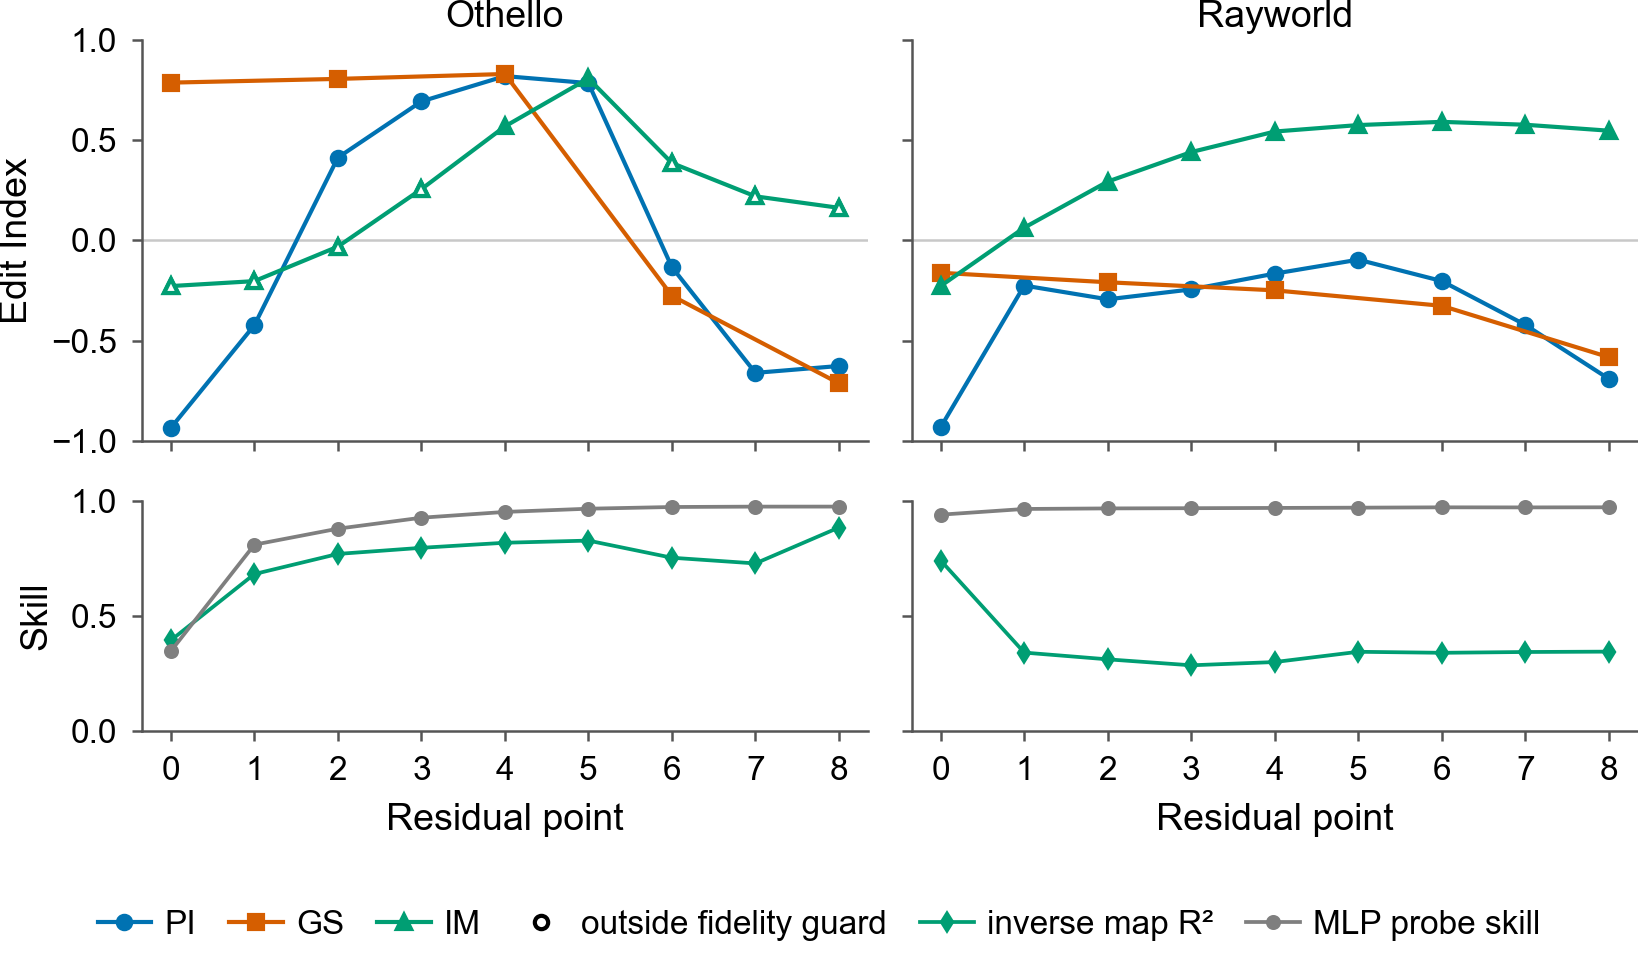

Write the Python code that produced this figure.
"""Edit Index against residual point, per editor (appendix "Inverse Mapping Editability Trends Across
Residual Points").

Every number is READ from a run's scores.json. At each residual point the editor's reported arm is
``pim.metrics.selection.best_arm`` over the arms AT that point (the tables' rule: the best Edit Index
inside the fidelity guard, the unguarded best only when no arm passes; ``within_guard`` says which). GS
arms carry their start layer as their point and write from it onward, so GS is plotted at its start
point. The second row reads the inverse map's R² and the MLP probe skill per point. Nothing is computed
here.

    .pim/bin/python paper/figs/editability_trends/by_point.py          # by_point.pdf/.png, pieces/ (PDF), values
    .pim/bin/python paper/figs/editability_trends/by_point.py --all    # also the variants, under extra/: the
                                                                       # one-row form, the extra runs, all four runs
"""
from __future__ import annotations

import json
import sys
from pathlib import Path

import matplotlib

sys.path.insert(0, str(Path(__file__).resolve().parents[1]))            # paper/figs
import paper_style as ps                                                # noqa: E402

REPO = Path(__file__).resolve().parents[3]
sys.path.insert(0, str(REPO))
from pim.figures import tables as T                                     # noqa: E402  find_run, OTH_EI
from pim.figures.theme import style_ax                                  # noqa: E402
from pim.metrics.selection import arms_of, best_arm                     # noqa: E402

matplotlib.rcdefaults()                     # importing pim.figures.tables applies seaborn's theme; undo it
ps.apply()
import matplotlib.pyplot as plt                                         # noqa: E402
from matplotlib.lines import Line2D                                     # noqa: E402

OUT = Path(__file__).resolve().parent
PIECES, EXTRA_DIR = OUT / "pieces", OUT / "extra"
EDITORS = ("PI", "GS", "IM")
MARK = {"PI": "o", "GS": "s", "IM": "^"}
GREY, ZERO = "#7f7f7f", "#c8c8c8"
LEGEND_GAP = 0.18           # inches of clear space between the x-axis label and the legend row beneath it
# panel label -> run name (find_run locates the topic directory)
RUNS = {"Othello": "L-oth-20m", "Rayworld": "L-dw-noiseless-20m",
        "Othello, adjacent-flip": "L-oth-adjacent-flip-20m", "Rayworld, 8-ray": "L-dw-8ray-20m"}
SLUG = {"Othello": "othello", "Rayworld": "rayworld",
        "Othello, adjacent-flip": "othello_adjacent_flip", "Rayworld, 8-ray": "rayworld_8ray"}
STANDARD, EXTRA = ("Othello", "Rayworld"), ("Othello, adjacent-flip", "Rayworld, 8-ray")


def load(name: str) -> dict:
    s = json.loads(T.find_run(name).read_text())
    if s["env"] == "othello":
        d = dict(arms=s["arms"], key=T.OTH_EI, skill=s["probe_skill"]["mine|mlp|sequence"],
                 g_r2=s["inverse_map"]["g_r2"])
    else:
        b = s["bases"]["cartesian"]
        d = dict(arms=b["arms"], key="edit_index", skill=b["probe_skill_mlp"], g_r2=b["inverse_map"]["g_r2"])
    d["run"], d["n_points"], d["best"] = name, int(s["n_points"]), {}
    for ed in EDITORS:                          # the reported arm at each point: best_arm over that point's arms
        rows = []
        for p in range(d["n_points"]):
            b = best_arm([a for a in arms_of(d["arms"], ed) if a["point"] == p], ed, d["key"])
            if b is not None:
                rows.append((p, b))
        d["best"][ed] = rows
    return d


DATA = {lab: load(name) for lab, name in RUNS.items()}


# ── drawing ──────────────────────────────────────────────────────────────────


def _ax(ax):
    style_ax(ax)
    for side in ("top", "right"):
        ax.spines[side].set_visible(False)
    ax.tick_params(labelsize=8, labelcolor=ps.TEXT, length=2.5)
    ax.set_xticks(range(9))
    ax.set_xlim(-0.35, 8.35)


def draw_ei(ax, d: dict) -> bool:
    """Edit Index of the reported arm at each point; hollow = outside the guard. Returns whether any is hollow."""
    ax.axhline(0, color=ZERO, lw=0.6, zorder=0)
    any_hollow = False
    for ed in EDITORS:
        pts, c = d["best"][ed], ps.EDITOR_COLORS[ed]
        ax.plot([p for p, _ in pts], [b[d["key"]] for _, b in pts], color=c, marker=MARK[ed], ms=3.2, lw=1.0, zorder=3)
        hollow = [(p, b[d["key"]]) for p, b in pts if not b["within_guard"]]
        if hollow:
            any_hollow = True
            ax.plot(*zip(*hollow), ls="none", marker=MARK[ed], ms=3.2, mfc="white", mec=c, zorder=4)
    ax.set_ylim(-1, 1)
    ax.set_yticks([-1, -0.5, 0, 0.5, 1])
    _ax(ax)
    return any_hollow


def draw_skill(ax, d: dict) -> None:
    x = range(d["n_points"])
    ax.plot(x, d["g_r2"], color=ps.EDITOR_COLORS["IM"], marker="d", ms=2.6, lw=0.9, zorder=3, clip_on=False)
    ax.plot(x, d["skill"], color=GREY, marker="o", ms=2.6, lw=0.9, zorder=3, clip_on=False)
    ax.set_ylim(0, 1)
    ax.set_yticks([0, 0.5, 1])
    _ax(ax)


def keys(two_row: bool, hollow: bool) -> list:
    h = [Line2D([], [], color=ps.EDITOR_COLORS[e], marker=MARK[e], ms=3.2, lw=1.0, label=e) for e in EDITORS]
    if hollow:
        h.append(Line2D([], [], ls="none", marker="o", ms=3.2, mfc="white", mec=ps.TEXT, label="outside fidelity guard"))
    if two_row:
        h += [Line2D([], [], color=ps.EDITOR_COLORS["IM"], marker="d", ms=2.6, lw=0.9, label="inverse map R²"),
              Line2D([], [], color=GREY, marker="o", ms=2.6, lw=0.9, label="MLP probe skill")]
    return h


LEGEND_KW = dict(handlelength=1.6, columnspacing=1.0, handletextpad=0.4)


def legend_below(fig, handles, ncol: int) -> None:
    """A figure legend on the page's bottom edge with LEGEND_GAP inches of clear space above it: constrained
    layout lays the axes out in the region above the legend strip (``rect``), so the gap is exact."""
    leg = fig.legend(handles=handles, loc="lower center", bbox_to_anchor=(0.5, 0.0), borderaxespad=0.0,
                     ncol=ncol, **LEGEND_KW)
    strip = leg.get_window_extent(fig.canvas.get_renderer()).height / fig.dpi + LEGEND_GAP
    frac = strip / fig.get_figheight()
    fig.get_layout_engine().set(rect=(0, frac, 1, 1 - frac))


def save_pdf(fig, stem: Path) -> None:
    """ps.save, PDF only (the pieces ship without previews)."""
    ps.save(fig, stem)
    Path(stem).with_suffix(".png").unlink()


def compose(labels, two_row: bool, stem: Path) -> None:
    n = len(labels)
    fig, axes = plt.subplots(2 if two_row else 1, n, squeeze=False, sharex=True, sharey="row",
                             figsize=(ps.TEXT_WIDTH_IN, 3.2 if two_row else 2.2), layout="constrained",
                             gridspec_kw=dict(height_ratios=[1.75, 1] if two_row else [1]))
    fig.get_layout_engine().set(w_pad=0.02, h_pad=0.02, wspace=0.04, hspace=0.06)
    hollow = False
    for j, lab in enumerate(labels):
        hollow |= draw_ei(axes[0, j], DATA[lab])
        axes[0, j].set_title(lab, pad=3)
        if two_row:
            draw_skill(axes[1, j], DATA[lab])
        axes[-1, j].set_xlabel("Residual point")
    axes[0, 0].set_ylabel("Edit Index")
    if two_row:
        axes[1, 0].set_ylabel("Skill")
    h = keys(two_row, hollow)
    legend_below(fig, h, ncol=len(h))
    ps.save(fig, stem)
    plt.close(fig)


def piece(draw, d: dict, stem: Path, size, ylabel: str) -> None:
    fig, ax = plt.subplots(figsize=size, layout="constrained")
    draw(ax, d)
    ax.set_xlabel("Residual point")
    ax.set_ylabel(ylabel)
    save_pdf(fig, stem)
    plt.close(fig)


def legend_piece(handles, stem: Path) -> None:
    fig = plt.figure(figsize=(ps.TEXT_WIDTH_IN, 0.3))
    fig.legend(handles=handles, loc="center", ncol=len(handles), **LEGEND_KW)
    save_pdf(fig, stem)
    plt.close(fig)


# ── the printed table (the README carries it) ────────────────────────────────


def table() -> str:
    L = ["| run | point | PI | GS | IM | inverse map R² | MLP probe skill |", "|---|---|---|---|---|---|---|"]
    for lab, d in DATA.items():
        at = {ed: {p: b for p, b in d["best"][ed]} for ed in EDITORS}
        for p in range(d["n_points"]):
            cells = []
            for ed in EDITORS:
                b = at[ed].get(p)
                cells.append("" if b is None else
                             f"{b[d['key']]:+.3f} ({b['fidelity_ratio']:.2f}, α{b['alpha']:g}){'' if b['within_guard'] else '*'}")
            L.append(f"| {d['run']} | {p} | " + " | ".join(cells) + f" | {d['g_r2'][p]:.3f} | {d['skill'][p]:.3f} |")
    L.append("")
    L.append("Cell = Edit Index of the reported arm (fidelity ratio, step size α); * = that arm is outside the "
             "fidelity guard (no arm at that point has fidelity ratio ≤ 1). Blank = no arm at that point.")
    return "\n".join(L)


if __name__ == "__main__":
    PIECES.mkdir(exist_ok=True)
    compose(STANDARD, True, OUT / "by_point")                           # the paper's figure: two rows, standard pair
    if "--all" in sys.argv[1:]:                                         # the variants, kept out of the top level
        EXTRA_DIR.mkdir(exist_ok=True)
        compose(STANDARD, False, EXTRA_DIR / "by_point_one_row")
        compose(EXTRA, True, EXTRA_DIR / "by_point_extra")
        compose(EXTRA, False, EXTRA_DIR / "by_point_extra_one_row")
        compose(STANDARD + EXTRA, True, EXTRA_DIR / "by_point_all")
        compose(STANDARD + EXTRA, False, EXTRA_DIR / "by_point_all_one_row")
    for lab, d in DATA.items():
        piece(draw_ei, d, PIECES / f"A_ei_{SLUG[lab]}", (ps.HALF_WIDTH_IN, 2.0), "Edit Index")
        piece(draw_skill, d, PIECES / f"A_skill_{SLUG[lab]}", (ps.HALF_WIDTH_IN, 1.35), "Skill")
    legend_piece(keys(True, True), PIECES / "A_legend")                 # by_point's legend (six keys)
    legend_piece(keys(False, True), PIECES / "A_legend_editors")        # editors + hollow key only
    md = table()
    print(md)
    (OUT / "by_point_values.md").write_text(md + "\n")
    (OUT / "by_point_values.json").write_text(json.dumps(
        {lab: {"run": d["run"], "edit_index_key": d["key"], "n_points": d["n_points"],
               "reported_arm": {ed: [{"point": p, **{k: b.get(k) for k in (d["key"], "fidelity_ratio", "alpha", "within_guard")}}
                                     for p, b in d["best"][ed]] for ed in EDITORS},
               "inverse_map_g_r2": d["g_r2"], "mlp_probe_skill": d["skill"]} for lab, d in DATA.items()}, indent=1))
